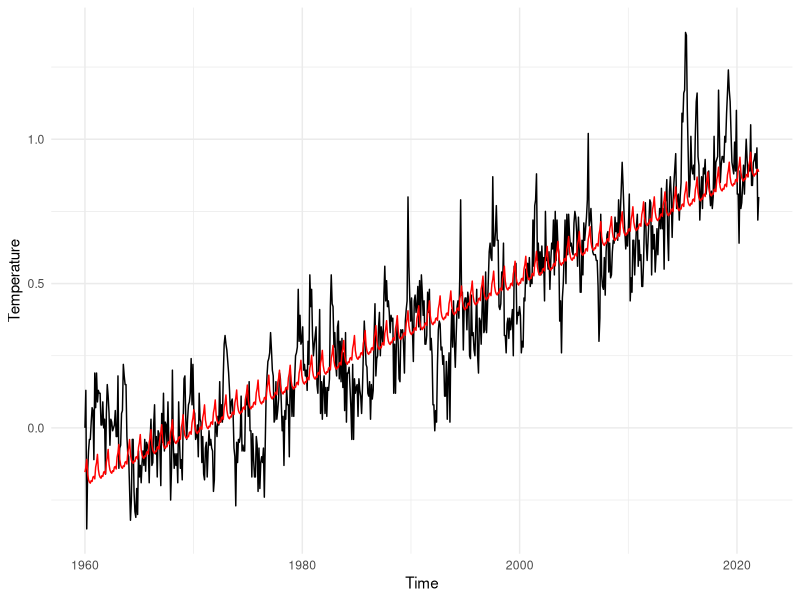
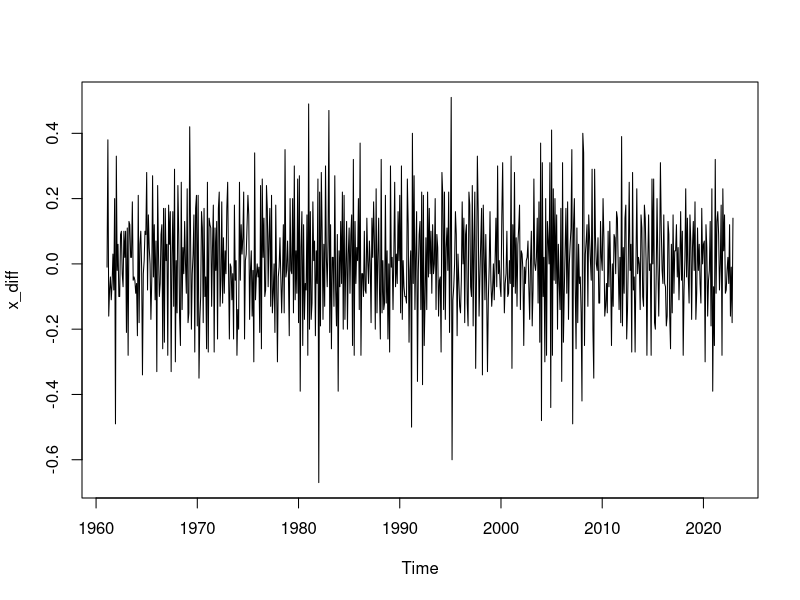
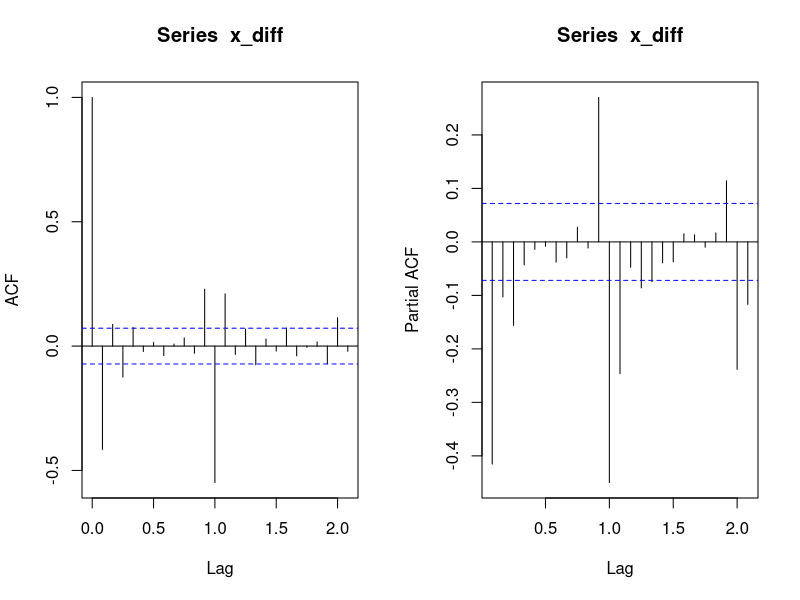
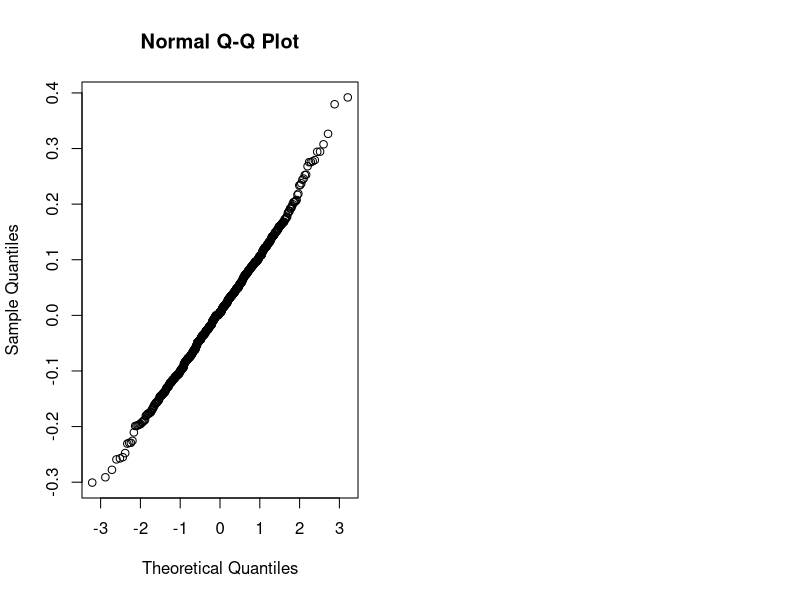
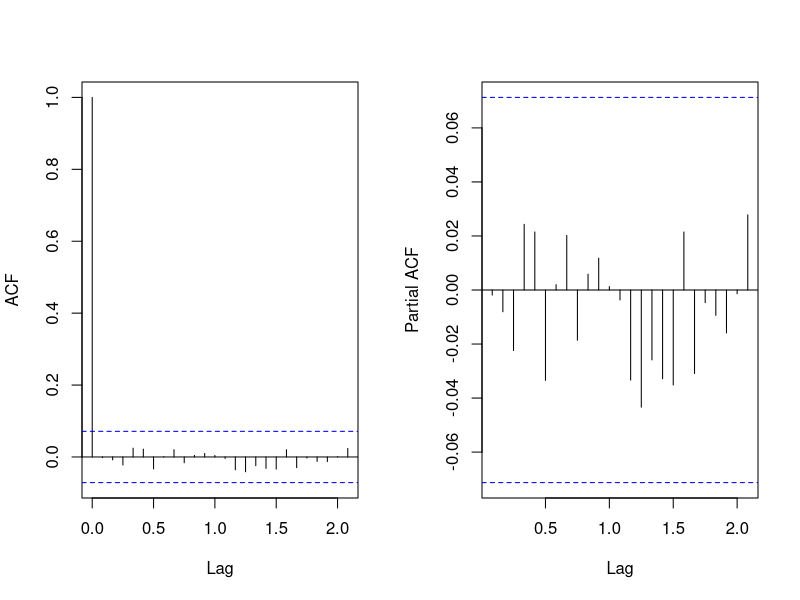
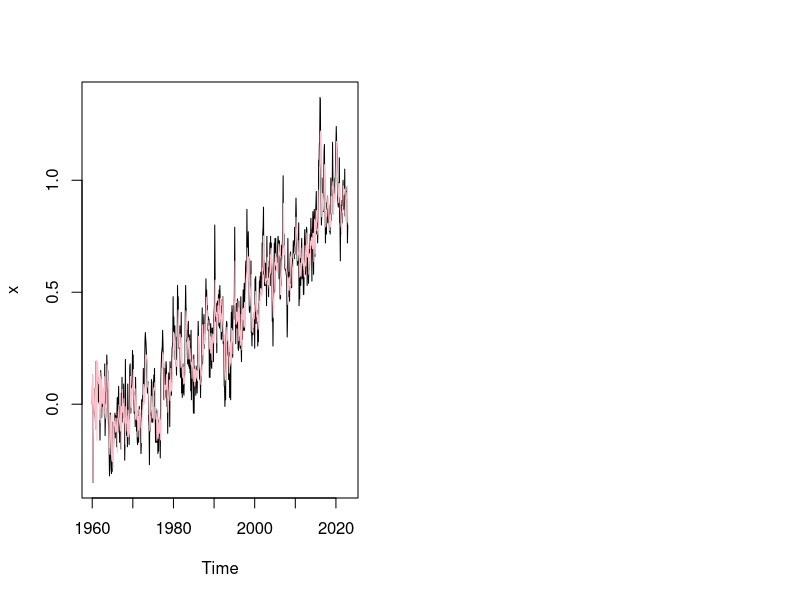

Generate these figures, in order, with R:
## ---- chunk 1
knitr::opts_chunk$set(echo = FALSE, message=FALSE, warning=FALSE)
library(ggplot2)
library(forecast)
library(gridExtra)
library(tidyverse)
library(MASS)
library(stats)
library(cowplot)
library(dplyr)
library(tidyr)
library(readr)
library(pROC)
library(nlme)
## ---- chunk 2
# our first aim is to identify and subsequently remove it. To achieve this, we will attempt to fit the data to both a linear and quadratic over time model. The resulting fitting curves : 
setwd("~/Google Drive/EPFL/Applied Stat/StatApp-314577/Project-5")
data <- read.csv("temperature.csv", sep=",", dec=".", head=TRUE)

x <- as.vector(t(data[, -c(1, 14:19)]))
x <- ts(x, start=1880, frequency=12)

x <- ts(x[961:1716], start=1960, frequency=12)
lmData <- data.frame(y = x,
                     month = as.factor(rep(1:12,length(x)/12)),
                      t = 1:length(x))

# Fit with linear 

lmfit <- lm(y~., data=lmData)
#summary(lmfit)
#anova(lmfit)
#plot(x, main="de")
#points(seq(1960, 2022, length=length(x)),fitted(lmfit), type="l", col="blue")

g1 <- ggplot(lmData, aes(x=seq(1960, 2022, length=length(x))))+
  geom_line(aes(y=x))+
  geom_line(aes(y=fitted(lmfit)), color="red")+
  theme_minimal()+
  xlab("Time")+
  ylab("Temperature")

# Fit with quadratic 

lmfit2 <- lm(y~.+I(t^2), data=lmData) #+ I(exp(t-500))

g2 <- ggplot(lmData, aes(x=seq(1960, 2022, length=length(x))))+
  geom_line(aes(y=x))+
  geom_line(aes(y=fitted(lmfit2)), color="blue")+
  theme_minimal()+
  xlab("Time")+
  ylab("Temperature")

grid.arrange(g1, ncol = 1)

## ---- chunk 3
x_diff <- diff(x, lag=12)
x_diff <- diff(x_diff)
plot(x_diff)

#res <- resid(lmfit)
#plot(resid(lmfit), type="l")
## ---- chunk 4
par(mfrow = c(1, 2))
acf(x_diff, lag.max=25)
pacf(x_diff, lag.max=25)

#acf(res, lag.max=25)
#pacf(res, lag.max=25)

#par(mfrow = c(1))
## ---- chunk 5
fit_obs1 <- arima(x, order=c(3, 1, 4), seasonal=list(order=c(2, 1, 1), period=12))
#AIC(fit_obs1)
#acf(fit_obs$residuals); pacf(fit_obs$residuals)
## ---- chunk 6
fit_obs <- arima(x, order=c(3, 1, 3), seasonal=list(order=c(2, 1, 1), period=12))
#AIC(fit_obs)
#acf(fit_obs$residuals); pacf(fit_obs$residuals)
## ---- chunk 7
qqnorm(fit_obs$residuals)
## ---- chunk 8
par(mfrow = c(1, 2))
acf(fit_obs$residuals, lag.max=25, main="")
pacf(fit_obs$residuals, lag.max=25, main="")
#par(mfrow = c(1))
## ---- chunk 9
plot(x)
lines(seq(1960, 2022.9999, 1/12), fitted(fit_obs), , col="pink")
